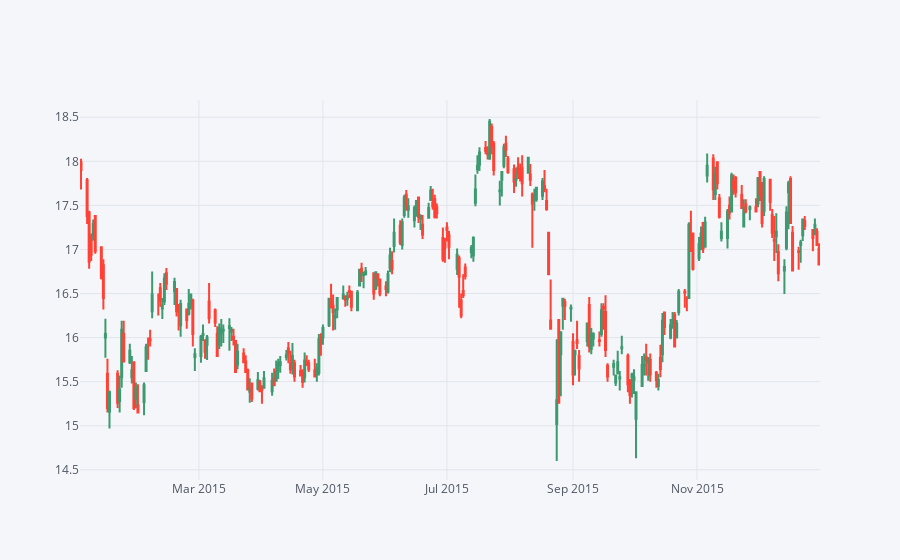

The notebook cell saved with this chart:
### Code cell
BAC[['open', 'high', 'low', 'close']].loc['2015-01-01':'2016-01-01'].iplot(kind='candle')

### Figure 1 — Plotly figure (JSON) as saved in the notebook; plotly's stock layout.template omitted (floating-point values rounded to 4 significant figures; data arrays with more than 128 entries replaced by an {"elided": "..."} marker saying what was removed)
{"data": [{"close": {"elided": "252 float values"}, "high": {"elided": "252 float values"}, "low": {"elided": "252 float values"}, "open": {"elided": "252 float values"}, "showlegend": false, "x": {"elided": "252 str values"}, "yaxis": "y2", "type": "candlestick"}], "layout": {"legend": {"bgcolor": "#F5F6F9", "font": {"color": "#4D5663"}}, "paper_bgcolor": "#F5F6F9", "plot_bgcolor": "#F5F6F9", "title": {"font": {"color": "#4D5663"}}, "xaxis": {"gridcolor": "#E1E5ED", "rangeslider": {"visible": false}, "showgrid": true, "tickfont": {"color": "#4D5663"}, "title": {"font": {"color": "#4D5663"}, "text": ""}, "zerolinecolor": "#E1E5ED"}, "yaxis": {"gridcolor": "#E1E5ED", "showgrid": true, "showticklabels": false, "tickfont": {"color": "#4D5663"}, "title": {"font": {"color": "#4D5663"}, "text": ""}, "zerolinecolor": "#E1E5ED"}, "yaxis2": {"gridcolor": "#E1E5ED", "showgrid": true, "tickfont": {"color": "#4D5663"}, "title": {"font": {"color": "#4D5663"}, "text": ""}, "zerolinecolor": "#E1E5ED"}}}
